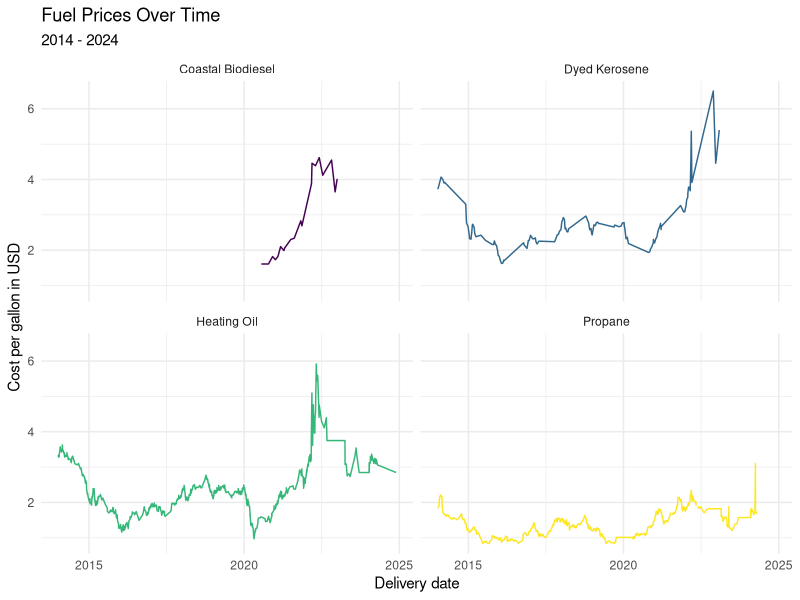
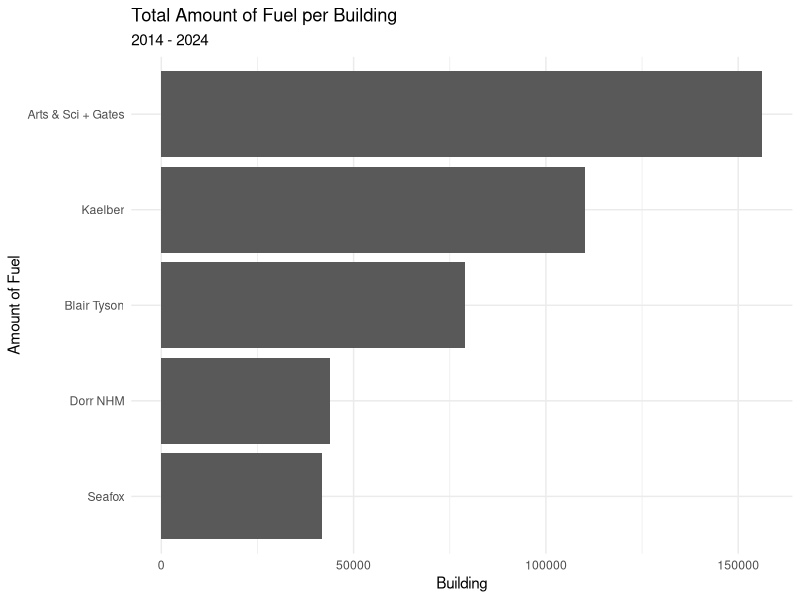
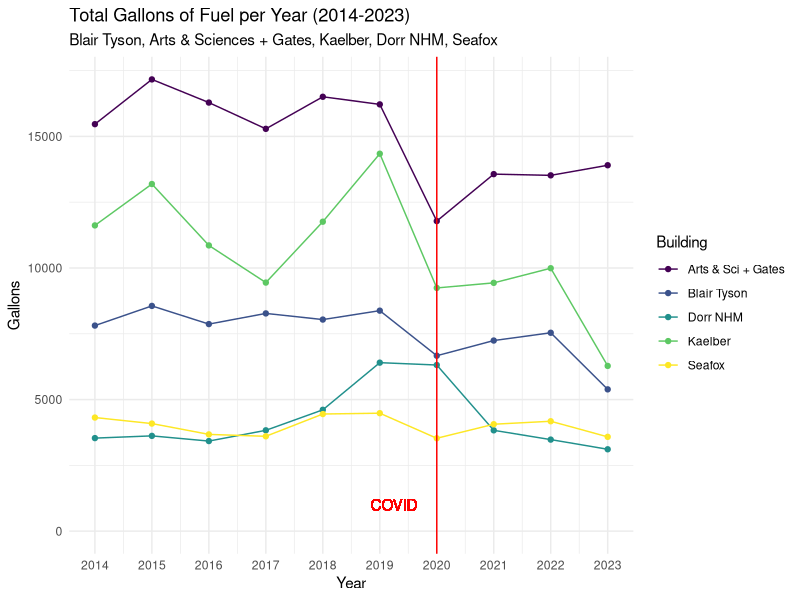
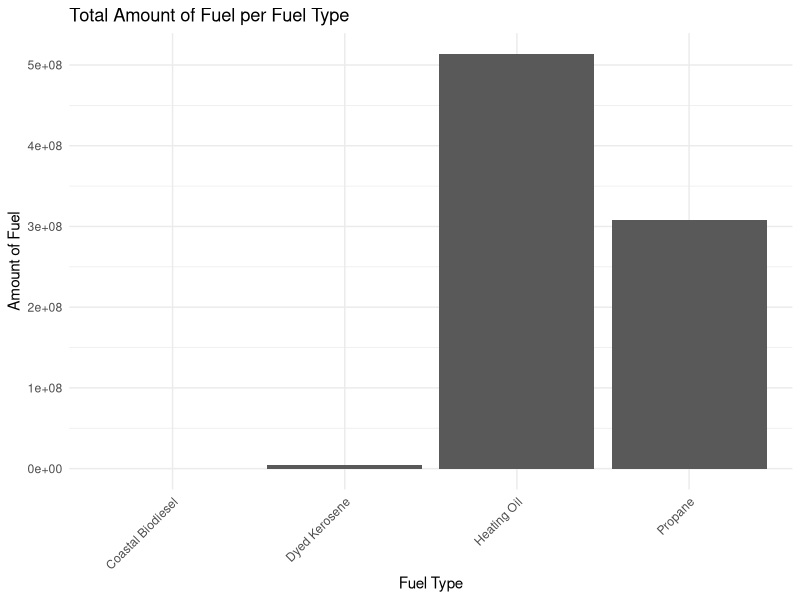
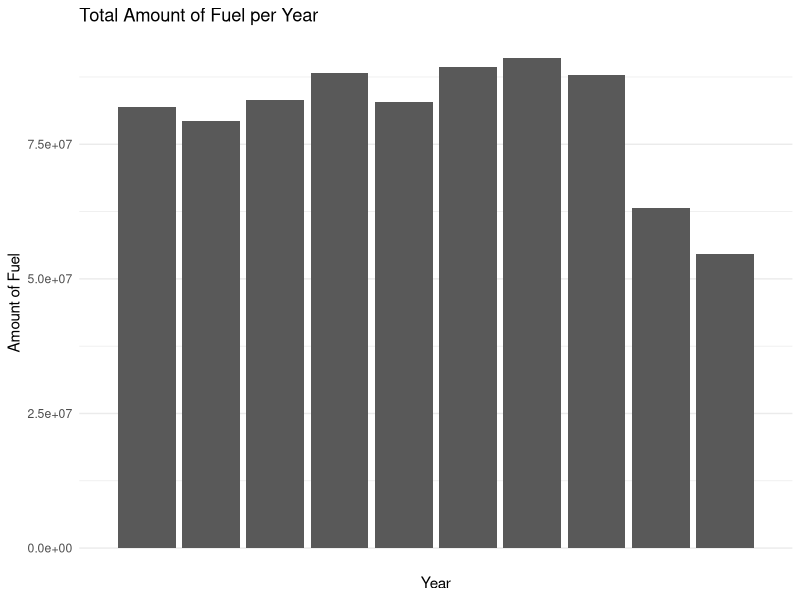
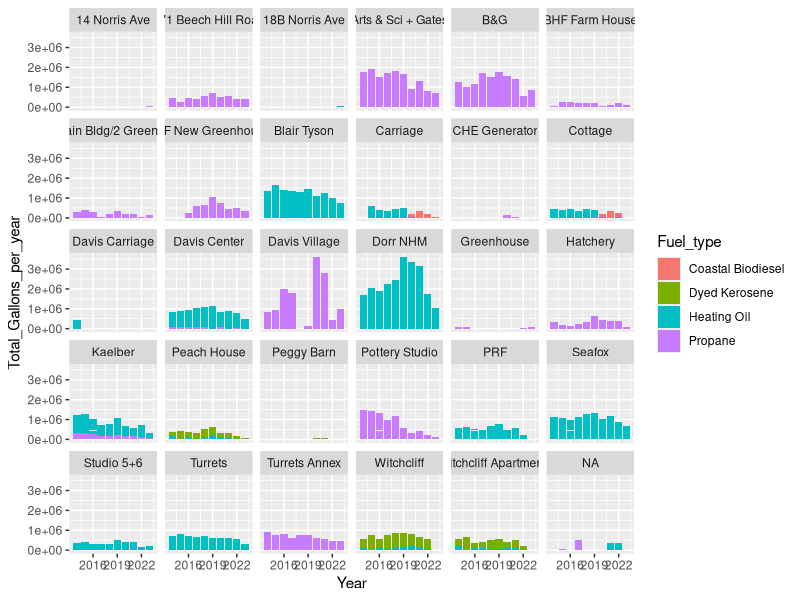
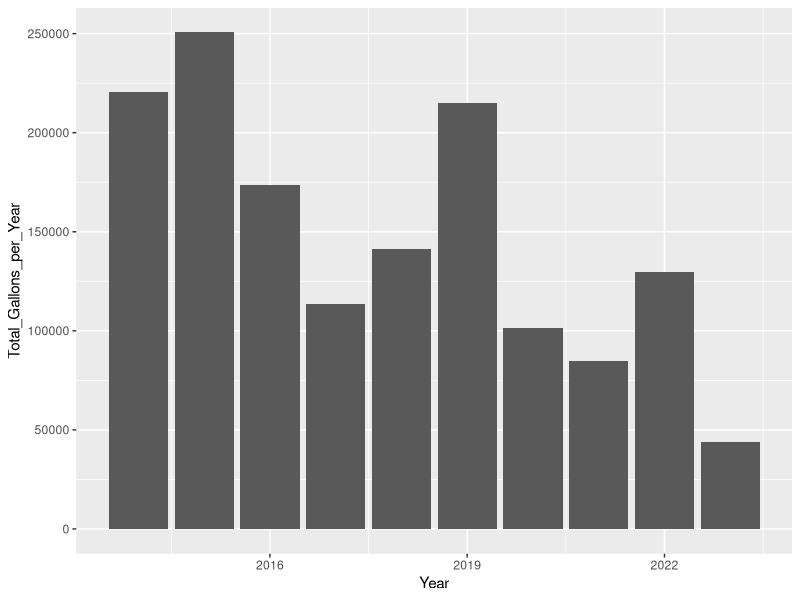
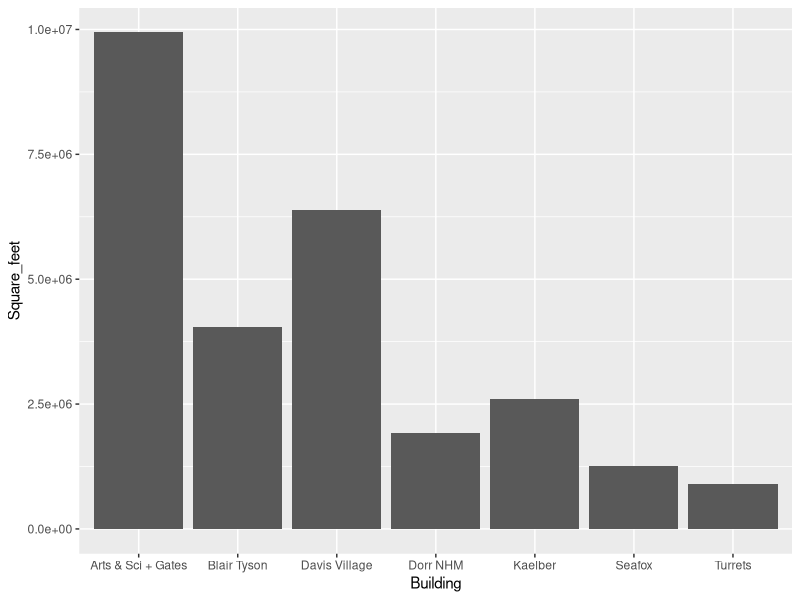

Generate these figures, in order, with R:
## ---- chunk 1
library(tidyverse)
library(broom)
library(readr)
library(lubridate)
library(stringr)
library(dplyr)
## ---- chunk 2
fuels <- read_csv("../data/Dead-River.csv",
                  col_names = c("X1", "X2", 
                                "Delivery_date", "Fuel_type",
                                "Tank_number", "Building",
                                "Gallons", "Unit_cost",
                                "Cost"))
## ---- chunk 3
area <- read_csv("../data/BuildingArea.csv",
                 col_names = c("Building", "Square_feet"))
## ---- chunk 4
fuels <- fuels |>
left_join(area)
## ---- chunk 5
fuels <- fuels |>
select(Delivery_date, Fuel_type, Tank_number, Building, Gallons, Unit_cost, Cost, Square_feet) |>
  filter(Delivery_date != "Delivery Date") |> 
  mutate(Delivery_date = mdy(Delivery_date))
 
## ---- chunk 6
fuels <- fuels |>  
  mutate(Tank_number = case_when(
   Tank_number == "Tank 8" ~ "8",
   Tank_number == "Tank 3" ~ "3",
   Tank_number == "Tank 24" ~ "24",
   Tank_number == "Tank 17" ~ "17",
   TRUE ~ Tank_number
  ),
  Tank_number = as.integer(Tank_number))
## ---- chunk 7
fuels <- fuels |>
  mutate(Cost = case_when(
    Cost == "610.12 cr" ~ "-610.12", # the cr denotes a credit/refund, so here it is changed to a negative numeric value
    TRUE ~ Cost
  ),
  Cost = as.numeric(Cost))
## ---- chunk 8
fuels <- fuels |>  
  mutate(Fuel_type = case_when(
    Fuel_type == "#2 HEATING OIL" ~ "Heating Oil",
    Fuel_type == "#2 Heating Oil" ~ "Heating Oil",
    Fuel_type == "SLPP #2 FUEL OIL" ~ "Heating Oil",
    Fuel_type == "SLP LIQ PROPANE" ~ "Propane",
    Fuel_type == "LIQUID PROPANE" ~ "Propane",
    Fuel_type == "DYED KEROSENE" ~ "Dyed Kerosene",
  TRUE ~ Fuel_type
  ))
## ---- chunk 9
fuels <- fuels |>
  mutate(Gallons = as.numeric(Gallons)) |>
  mutate(Unit_cost = as.numeric(Unit_cost))
## ---- chunk 10
fuels <- fuels |>
  mutate(Year = substr(Delivery_date, 1, 4)) |>
  mutate(Month = substr(Delivery_date, 6, 7)) |>
  mutate(Year = as.numeric(Year)) |>
  mutate(Month = as.numeric(Month))
## ---- chunk 11
fuels <- fuels |>
  mutate(Square_feet = case_when(
    Building == "Turrets" ~ "8400",
    Building == "Turrets Annex" ~ "4200",
    TRUE ~ Square_feet
  )) |>
  mutate(Square_feet = as.numeric(Square_feet))
## ---- chunk 12

# make one big function

# main_total_fuels <- data.frame(
#  Building = unique(fuels$Building),
#  Total_Gallons = unique(fuels$Total_Gallons_per_Building)
# )

# main_total_fuels |>
#   filter(Building == c("Witchcliff Apartments", "Witchcliff","Studio 5+6","PRF",
#                        "Pottery Studio","Peggy Barn", "Peach House", "Hatchery", "Greenhouse", 
#                        "Davis Carriage", "Cottage", "CHE Generator", "Carriage", 
#                        "BHF New Greenhouse", "BHF Main Bldg/2 Greenhouse", "BHF Farm House", 
#                        "18B Norris Ave", "171 Beech Hill Road", "14 Norris Ave")) |>
#   (Other_Gallons <- sum(Total_Gallons))

# with(main_total_fuels, sum(Total_Gallons[Total_Gallons < 9952.2]))

# main_total_fuels <- main_total_fuels |>
#  add_row(Building = "Other", 
#          Total_Gallons = with(main_total_fuels, sum(Total_Gallons[Total_Gallons < #9952.2])))

#main_total_fuels <- main_total_fuels |>
#  filter(Total_Gallons >= 9952.2 | Building == "Other")


## ---- chunk 13
p1 <- starwars |>
  filter(mass < 1000, 
         species %in% c("Human", "Cerean", "Pau'an", "Droid", "Gungan")) |>
  ggplot() +
  geom_point(aes(x = mass, 
                 y = height, 
                 color = species)) +
  labs(x = "Weight (kg)", 
       y = "Height (m)",
       color = "Species",
       title = "Weight and Height of Select Starwars Species",
       caption = paste("This data comes from the starwars api: https://swapi.py43.com"))


ggsave("example-starwars.png", width = 4, height = 4)

ggsave("example-starwars-wide.png", width = 6, height = 4)
## ---- chunk 14
fuels %>% 
  ggplot(mapping = aes(x = Delivery_date, y = Unit_cost, color = Fuel_type)) +
  geom_line() +
  facet_wrap(~ Fuel_type) +
  scale_color_viridis_d() +
  theme_minimal() +
  guides(color = FALSE) +
  labs(title = "Fuel Prices Over Time",
       subtitle = "2014 - 2024",
       x = "Delivery date",
       y = "Cost per gallon in USD")

## ---- chunk 15
fuels |>
  group_by(Building) |>
  summarize(Total_Gallons_per_Building = sum(Gallons), .groups = "drop") |>
  slice_max(order_by = Total_Gallons_per_Building, n = 5) |>
  slice_max(Total_Gallons_per_Building, n = 5) |>
  ggplot(aes(y = fct_reorder(Building, Total_Gallons_per_Building), x = Total_Gallons_per_Building)) +
  geom_col() +
  theme_minimal() +
  guides(color = FALSE) +
  labs(title = "Total Amount of Fuel per Building",
       subtitle = "2014 - 2024",
       x = "Building",
       y = "Amount of Fuel")

## ---- chunk 16
fuels |>
  filter(Building %in% c("Blair Tyson", "Arts & Sci + Gates", "Kaelber", "Dorr NHM", "Seafox"), Year < 2024) |>
  group_by(Building, Year) |>
  summarize(year_sum = sum(Gallons), .groups = "drop") |>
  ggplot(aes(x = Year, y = year_sum, color = Building, group = Building)) +
  geom_point() +
  geom_line() +
  theme_minimal() +
  labs(title = "Total Gallons of Fuel per Year (2014-2023)",
       subtitle = "Blair Tyson, Arts & Sciences + Gates, Kaelber, Dorr NHM, Seafox",
       y = "Gallons") +
  scale_x_continuous(breaks = seq(from = 2014, to = 2024, by = 1)) +
  ylim(0, NA) +
  scale_color_viridis_d() +
  geom_vline(xintercept = 2020, colour = "red") +
  geom_text(aes(x = 2019.25, y = 1000), label = "COVID", colour = "red")
## ---- chunk 17
fuels |>
  group_by(Fuel_type) |>
  mutate(Total_Gallons_per_Fuel_Type = sum(Gallons)) |>
ggplot(aes(x = Fuel_type, y = Total_Gallons_per_Fuel_Type)) +
  geom_col() +
  scale_x_discrete(guide = guide_axis(angle = 45)) +
  theme_minimal() +
  guides(color = FALSE) +
  labs(title = "Total Amount of Fuel per Fuel Type",
       x = "Fuel Type",
       y = "Amount of Fuel")
## ---- chunk 18
fuels |>
  group_by(Fuel_type) |>
  mutate(Total_Gallons_per_Fuel_Type = sum(Gallons)) |>
  filter(Year != 2024) |>
  ggplot(aes(x = Year, y = Total_Gallons_per_Fuel_Type)) +
  geom_col() +
  scale_x_discrete(guide = guide_axis(angle = 45)) +
  theme_minimal() +
  guides(color = FALSE) +
  labs(title = "Total Amount of Fuel per Year",
       x = "Year",
       y = "Amount of Fuel")
## ---- chunk 19

fuels |>
  filter(Year != 2024) |>
  group_by(Year) |>
  mutate(Total_Gallons_per_year = sum(Gallons)) %>% 
  ggplot(aes(x = Year, y = Total_Gallons_per_year, fill = Fuel_type))+
  geom_col() +
  facet_wrap(~Building)
  theme_minimal()

## ---- chunk 20

fuels |>
  filter(Building == "Kaelber" & Year != 2024) |>
  group_by(Year) |>
  #View() |>
  mutate(Total_Gallons_per_Year = sum(Gallons)) |>
  ggplot(aes(x = Year, y = Total_Gallons_per_Year)) +
  geom_col()

## ---- chunk 21

# do factor shift thingy

# ggplot(main_total_fuels, aes(x = "", y = Total_Gallons, fill = Building)) +
#  geom_bar(stat = "identity", width = 1, color = "white") +
#  coord_polar("y", start = 0) +
#  theme_void()

## ---- chunk 22
fuels |>
  filter(Square_feet >= 5000) |>
  ggplot(aes(x = Building, y = Square_feet)) +
  geom_col()
## ---- chunk 23
fuels |>
  filter(Year >= 2019, Year <= 2023) |>
  group_by(Building) |>
  mutate(Total_Gallons_per_Building = sum(Gallons)) |>
  mutate(total_per_sf = (Total_Gallons_per_Building / Square_feet)) |>
  summarize(total_per_sf = unique(total_per_sf)) |>
  filter(total_per_sf > 2) |>
  ggplot(aes(x = Building, y = total_per_sf)) +
  geom_col() +
  labs(title = "Total Gallons per Square Foot",
       subtitle = "Highest 6 Buildings",
       y = "Total Gallons per Square Foot") +
  theme_minimal() +
  coord_flip()
